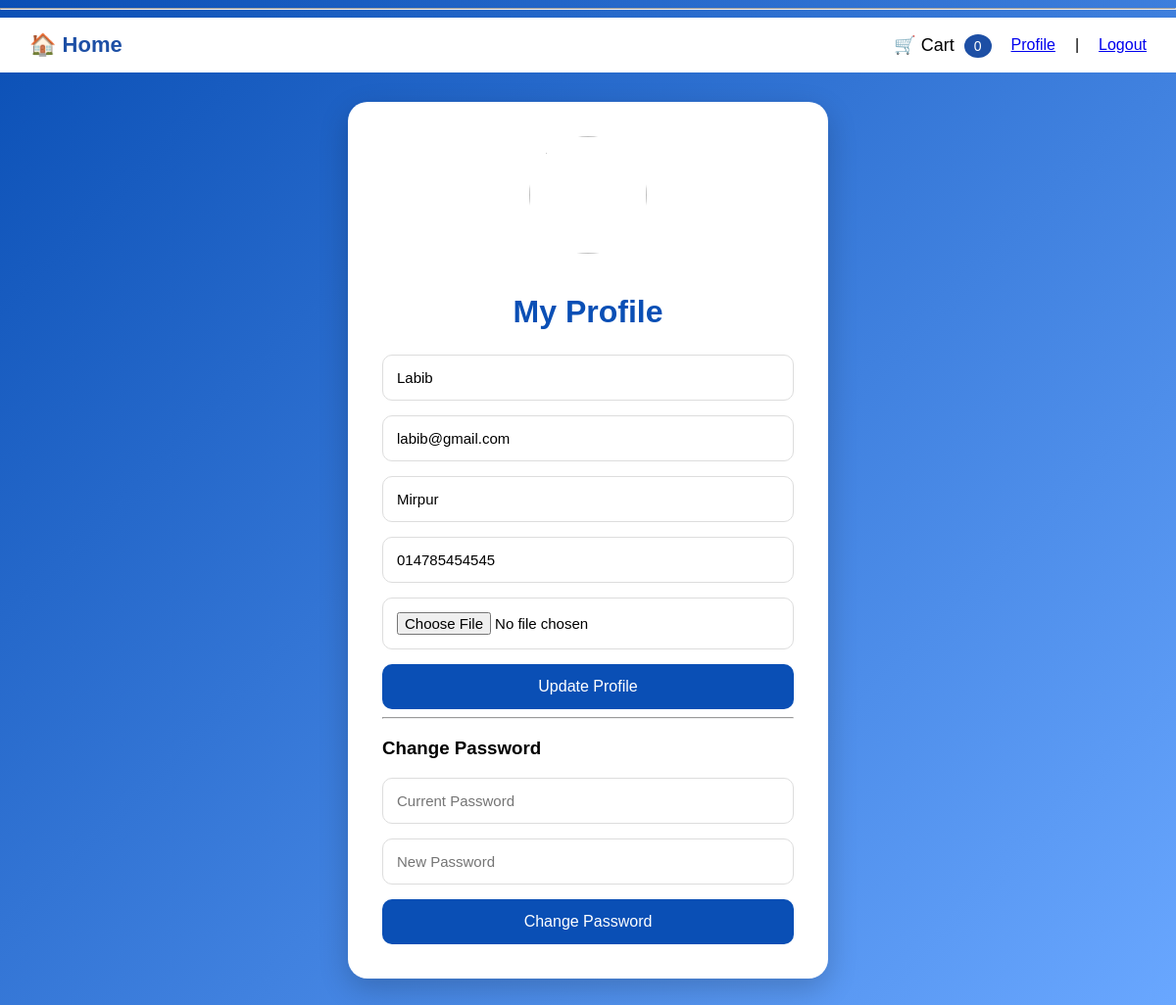
The app's page /profile.php (signed in) with its own data.
### tables this page shows
CREATE TABLE `users` (
  `id` int(11) NOT NULL,
  `name` varchar(100) DEFAULT NULL,
  `email` varchar(100) DEFAULT NULL,
  `password_hash` varchar(255) DEFAULT NULL,
  `role` enum('admin','customer') DEFAULT NULL,
  `profile_picture` varchar(255) DEFAULT NULL,
  `address` text DEFAULT NULL,
  `phone` varchar(20) DEFAULT NULL,
  `created_at` timestamp NOT NULL DEFAULT current_timestamp()
);

### profile.php (the view, shortened to what this page needs)
<?php
include("config/database.php");
$id=$_SESSION['user_id'];
$stmt=$pdo->prepare(
"SELECT * FROM users WHERE id=?"
);
$stmt->execute([$id]);
$user=$stmt->fetch();
?>
<!DOCTYPE html>
<html>
<head>
</head>
<body>
<?php include("views/navbar.php"); ?>
<link
rel="stylesheet"
href="public/css/auth.css">
<div class="container">
<div class="card">
<div
style="text-align:center;">
<?php
if(
!empty(
$user['profile_picture']
))
{
?>
<img
src="public/uploads/<?php
echo $user['profile_picture'];
?>"
style="
width:120px;
height:120px;
border-radius:50%;
object-fit:cover;
margin-bottom:20px;
">
<?php
}
else
{
?>
<img
src="https://cdn-icons-png.flaticon.com/512/149/149071.png"
style="
width:120px;
height:120px;
border-radius:50%;
margin-bottom:20px;
">
<?php
}
?>
<h1>
My Profile
</h1>
</div>
<form
action=
"controllers/ProfileController.php"
method="POST"
enctype=
"multipart/form-data"
>
<div class="input-box">
<input
type="text"
name="name"
value="<?php echo htmlspecialchars($user['name']); ?>">
</div>
<div class="input-box">
<input
type="email"
name="email"
value="<?php echo htmlspecialchars($user['email']); ?>">
</div>
<div class="input-box">
<input
type="text"
name="address"
value="<?php echo htmlspecialchars($user['address']); ?>">
</div>
<div class="input-box">
<input
type="text"
name="phone"
value="<?php echo htmlspecialchars($user['phone']); ?>">
</div>
<div class="input-box">
<input
type="file"
name="picture">
</div>
<button
class="btn"
name="update">
Update Profile
</button>
</form>
<hr>
<h3>
Change Password
</h3>
<form
action=
"controllers/ProfileController.php"
method="POST">
<div class="input-box">
<input
type="password"
name="current_password"
placeholder="Current Password">
</div>
<div class="input-box">
<input
type="password"
name="new_password"
placeholder="New Password">
</div>
<button
class="btn"
name="change_password">
Change Password
</button>
</form>
</div>
</div>
</body>
</html>

### public/css/auth.css (style rules this page uses)
body { margin:0; font-family:Arial,sans-serif; background:linear-gradient(135deg,#0a4fb5,#69a7ff); min-height:100vh; }
.container { display:flex; justify-content:center; align-items:center; min-height:100vh; padding:30px; }
.card { width:420px; background:white; padding:35px; border-radius:20px; box-shadow:0 10px 30px rgba(0,0,0,.2); }
.card h1 { text-align:center; margin-bottom:25px; color:#0a4fb5; }
.input-box { margin-bottom:15px; }
.input-box input, .input-box select { width:100%; padding:14px; border:1px solid #ddd; border-radius:10px; box-sizing:border-box; font-size:15px; }
.btn { width:100%; padding:14px; border:none; background:#0a4fb5; color:white; font-size:16px; border-radius:10px; cursor:pointer; }

### records on screen
users: name "Labib", email "labib@gmail.com", address "Mirpur", phone "014785454545"
